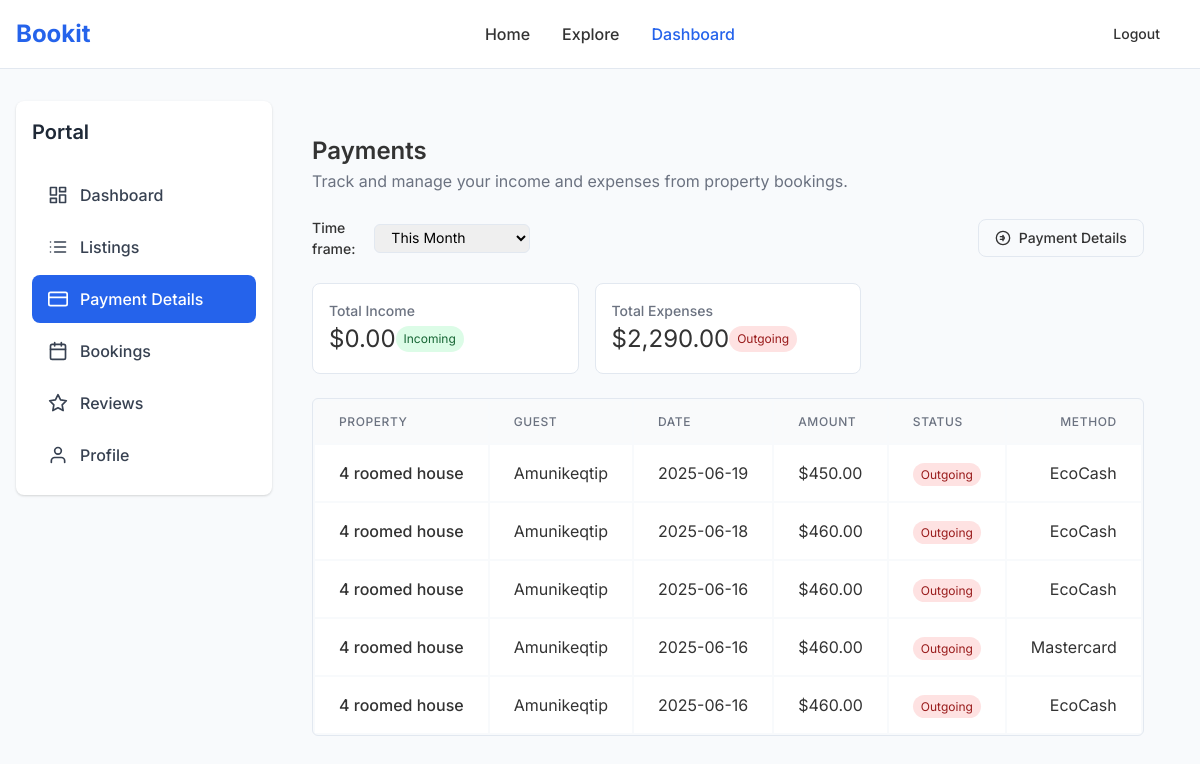
The page /payments.php (signed in) on the database its author committed.
### tables this page shows
CREATE TABLE IF NOT EXISTS `payment_records` (
  `id` int NOT NULL AUTO_INCREMENT,
  `user_id` int NOT NULL,
  `listing_id` int NOT NULL,
  `owner_id` int NOT NULL,
  `payment_method_id` int NOT NULL,
  `amount` decimal(10,2) NOT NULL,
  `created_at` timestamp NULL DEFAULT CURRENT_TIMESTAMP,
  `booking_id` int DEFAULT NULL,
  PRIMARY KEY (`id`),
  KEY `user_id` (`user_id`),
  KEY `listing_id` (`listing_id`),
  KEY `owner_id` (`owner_id`),
  KEY `payment_method_id` (`payment_method_id`),
  KEY `booking_id` (`booking_id`)
);

CREATE TABLE IF NOT EXISTS `listings` (
  `id` int NOT NULL AUTO_INCREMENT,
  `title` varchar(255) NOT NULL,
  `type` varchar(50) NOT NULL,
  `price` decimal(10,2) NOT NULL,
  `bedrooms` int NOT NULL,
  `bathrooms` int NOT NULL,
  `address` varchar(255) NOT NULL,
  `city` varchar(100) NOT NULL,
  `state` varchar(100) NOT NULL,
  `zip` varchar(20) NOT NULL,
  `country` varchar(100) NOT NULL,
  `description` text NOT NULL,
  `amenities` text,
  `rental_conditions` varchar(255) DEFAULT NULL,
  `created_at` timestamp NULL DEFAULT CURRENT_TIMESTAMP,
  `host_id` int DEFAULT NULL,
  PRIMARY KEY (`id`),
  KEY `fk_host` (`host_id`)
);

CREATE TABLE IF NOT EXISTS `users` (
  `id` int NOT NULL AUTO_INCREMENT,
  `first_name` varchar(50) NOT NULL,
  `last_name` varchar(50) NOT NULL,
  `email` varchar(100) NOT NULL,
  `country_code` varchar(5) NOT NULL,
  `phone` varchar(15) NOT NULL,
  `username` varchar(50) NOT NULL,
  `password_hash` varchar(255) NOT NULL,
  `agreed_to_terms` tinyint(1) DEFAULT '0',
  `created_at` timestamp NULL DEFAULT CURRENT_TIMESTAMP,
  PRIMARY KEY (`id`),
  UNIQUE KEY `email` (`email`),
  UNIQUE KEY `username` (`username`)
);

CREATE TABLE IF NOT EXISTS `payment_methods` (
  `id` int NOT NULL AUTO_INCREMENT,
  `method_name` varchar(50) NOT NULL,
  PRIMARY KEY (`id`)
);

### payments.php (the view, shortened to what this page needs)
<?php
require_once 'db_connect.php';
$user_id = $_SESSION['user_id'];
$sql = "
    SELECT
        pr.id AS payment_id,
        l.title AS property_name,
        u.username AS guest_name,
        pr.created_at AS payment_date,
        pr.amount,
        pr.user_id AS payer_id,
        pr.owner_id AS payee_id,
        pm.method_name,
        pr.listing_id
    FROM payment_records pr
    JOIN listings l ON pr.listing_id = l.id
    JOIN users u ON pr.user_id = u.id
    JOIN payment_methods pm ON pr.payment_method_id = pm.id
    WHERE pr.user_id = ? OR pr.owner_id = ?
    ORDER BY pr.created_at DESC
";
$stmt = $conn->prepare($sql);
$stmt->bind_param("ii", $user_id, $user_id);
$stmt->execute();
$result = $stmt->get_result();
$total_income = 0;
$total_expenses = 0;
if ($result && $result->num_rows > 0) {
    $result->data_seek(0);
    while ($row = $result->fetch_assoc()) {
        if ($row['payer_id'] == $user_id) {
            $total_expenses += $row['amount'];
        } else {
            $total_income += $row['amount'];
        }
    }
    $result->data_seek(0);
}
?>
<!DOCTYPE html>
<html lang="en">
<head>
  <link rel="stylesheet" href="style.css">
</head>
<body>
  <div class="flex flex-col min-h-screen">
     <header class="site-header">
      <div class="container">
        <div class="header-inner">
          <div class="logo">
            <a href="home.php">
              <span class="logo-text">Bookit</span>
            </a>
          </div>
          <nav class="desktop-nav">
            <a href="home.php" class="nav-link">Home</a>
            <a href="explore.php" class="nav-link">Explore</a>
            <a href="dashboard.php" class="nav-link active">Dashboard</a>
          </nav>
           <div class="auth-buttons">
            <a  class="btn btn-ghost" href="logout.php" >Logout</a>
          </div>
        </div>
      </div>
    </header>
    <main class="flex-grow">
      <div class="container mx-auto px-4 py-8">
        <div class="flex flex-col md:flex-row gap-6">
          <aside class="w-full md:w-64 shrink-0">
            <div class="bg-white rounded-lg shadow p-4">
              <div class="mb-6">
                <h2 class="font-semibold text-xl text-gray-800">Portal</h2>
              </div>
              <nav class="space-y-1">
                <a href="dashboard.php" class="sidebar-link ">
                  Dashboard
                </a>
                <a href="listings.php" class="sidebar-link">
                  Listings
                </a>
                <a href="payments.php" class="sidebar-link active">
                  <svg xmlns="http://www.w3.org/2000/svg" width="20" height="20" viewBox="0 0 24 24" fill="none" stroke="currentColor" stroke-width="2" stroke-linecap="round" stroke-linejoin="round"><rect x="1" y="4" width="22" height="16" rx="2" ry="2"></rect><line x1="1" y1="10" x2="23" y2="10"></line></svg>
                  Payment Details
                </a>
                <a href="bookings.php" class="sidebar-link">
                  Bookings
                </a>
                <a href="reviews.php" class="sidebar-link">
                  <svg xmlns="http://www.w3.org/2000/svg" width="20" height="20" viewBox="0 0 24 24" fill="none" stroke="currentColor" stroke-width="2" stroke-linecap="round" stroke-linejoin="round"><polygon points="12 2 15.09 8.26 22 9.27 17 14.14 18.18 21.02 12 17.77 5.82 21.02 7 14.14 2 9.27 8.91 8.26 12 2"></polygon></svg>
                  Reviews
                </a>
                <a href="profile.php" class="sidebar-link">
                  <svg xmlns="http://www.w3.org/2000/svg" width="20" height="20" viewBox="0 0 24 24" fill="none" stroke="currentColor" stroke-width="2" stroke-linecap="round" stroke-linejoin="round"><path d="M20 21v-2a4 4 0 0 0-4-4H8a4 4 0 0 0-4 4v2"></path><circle cx="12" cy="7" r="4"></circle></svg>
                  Profile
                </a>
              </nav>
            </div>
          </aside>
    <main class="flex-grow">
      <div class="container mx-auto px-4 py-8">
        <div class="space-y-6">
          <div>
            <h1 class="text-2xl font-semibold">Payments</h1>
            <p class="text-gray-500">Track and manage your income and expenses from property bookings.</p>
          </div>
          <div class="flex justify-between items-center">
                <div class="flex items-center space-x-2">
                  <span class="text-sm font-medium">Time frame:</span>
                  <select class="select-filter border rounded-md px-3 py-1">
                    <option value="month" selected>This Month</option>
                  </select>
                </div>
                <a href="add_payment.php" class="btn btn-outline inline-flex items-center">
                    <svg xmlns="http://www.w3.org/2000/svg" class="mr-2" width="16" height="16" viewBox="0 0 24 24" fill="none" stroke="currentColor" stroke-width="2" stroke-linecap="round" stroke-linejoin="round">
                      <circle cx="12" cy="12" r="10"></circle>
                      <path d="M12 8v8"></path>
                      <path d="M8 10h4a2 2 0 1 1 0 4h-4"></path>
                    </svg>
                    Payment Details
                  </a>
              </div>
              <div class="grid grid-cols-1 md:grid-cols-3 gap-4 mb-6">
                <div class="bg-white p-4 rounded-lg border">
                  <div class="text-sm font-medium text-gray-500 mb-1">Total Income</div>
                  <div class="flex items-center gap-2">
                    <div class="text-2xl font-bold">$<?= number_format($total_income, 2) ?></div>
                    <span class="px-2 py-1 rounded-full text-xs bg-green-100 text-green-800 ml-2">Incoming</span>
                  </div>
                </div>
                <div class="bg-white p-4 rounded-lg border">
                  <div class="text-sm font-medium text-gray-500 mb-1">Total Expenses</div>
                  <div class="flex items-center gap-2">
                    <div class="text-2xl font-bold">$<?= number_format($total_expenses, 2) ?></div>
                    <span class="px-2 py-1 rounded-full text-xs bg-red-100 text-red-800 ml-2">Outgoing</span>
                  </div>
                </div>
              </div>
          <div class="border rounded-md overflow-auto">
            <table class="min-w-full divide-y divide-gray-200">
              <thead class="bg-gray-50">
                <tr>
                  <th class="px-6 py-3 text-left text-xs font-medium text-gray-500 uppercase tracking-wider">Property</th>
                  <th class="px-6 py-3 text-left text-xs font-medium text-gray-500 uppercase tracking-wider">Guest</th>
                  <th class="px-6 py-3 text-left text-xs font-medium text-gray-500 uppercase tracking-wider">Date</th>
                  <th class="px-6 py-3 text-left text-xs font-medium text-gray-500 uppercase tracking-wider">Amount</th>
                  <th class="px-6 py-3 text-left text-xs font-medium text-gray-500 uppercase tracking-wider">Status</th>
                  <th class="px-6 py-3 text-right text-xs font-medium text-gray-500 uppercase tracking-wider">Method</th>
                </tr>
              </thead>
              <tbody class="bg-white divide-y divide-gray-200">
                <?php if ($result && $result->num_rows > 0): ?>
                  <?php while ($row = $result->fetch_assoc()): ?>
                    <tr>
                      <td class="px-6 py-4 whitespace-nowrap font-medium"><?= htmlspecialchars($row['property_name']) ?></td>
                      <td class="px-6 py-4 whitespace-nowrap"><?= htmlspecialchars($row['guest_name']) ?></td>
                      <td class="px-6 py-4 whitespace-nowrap"><?= date('Y-m-d', strtotime($row['payment_date'])) ?></td>
                      <td class="px-6 py-4 whitespace-nowrap">$<?= number_format($row['amount'], 2) ?></td>
                      <td class="px-6 py-4 whitespace-nowrap">
                        <?php if ($row['payer_id'] == $user_id): ?>
                          <span class="px-2 py-1 rounded-full text-xs bg-red-100 text-red-800">Outgoing</span>
                        <?php else: ?>
                          <span class="px-2 py-1 rounded-full text-xs bg-green-100 text-green-800">Incoming</span>
                        <?php endif; ?>
                      </td>
                      <td class="px-6 py-4 whitespace-nowrap text-right">
                        <?= htmlspecialchars(ucfirst($row['method_name'])) ?>
                      </td>
                    </tr>
                  <?php endwhile; ?>
                <?php else: ?>
                  <tr>
                    <td colspan="6" class="px-4 py-2 text-center">No payment records found.</td>
                  </tr>
                <?php endif; ?>
              </tbody>
            </table>
          </div>
        </div>
      </div>
    </main>
  </div>
</body>
</html>

### rows shown on the page
payment_records: listing.title "4 roomed house", user.username "Amunikeqtip", created_at "2025-06-19", amount "450.00", shows "Outgoing", payment_method.method_name "EcoCash"
payment_records: listing.title "4 roomed house", user.username "Amunikeqtip", created_at "2025-06-18", amount "460.00", shows "Outgoing", payment_method.method_name "EcoCash"
payment_records: listing.title "4 roomed house", user.username "Amunikeqtip", created_at "2025-06-16", amount "460.00", shows "Outgoing", payment_method.method_name "EcoCash"
payment_records: listing.title "4 roomed house", user.username "Amunikeqtip", created_at "2025-06-16", amount "460.00", shows "Outgoing", payment_method.method_name "Mastercard"
payment_records: listing.title "4 roomed house", user.username "Amunikeqtip", created_at "2025-06-16", amount "460.00", shows "Outgoing", payment_method.method_name "EcoCash"

### other values the page prints
$total_income "0.00"
$total_expenses "2,290.00"
